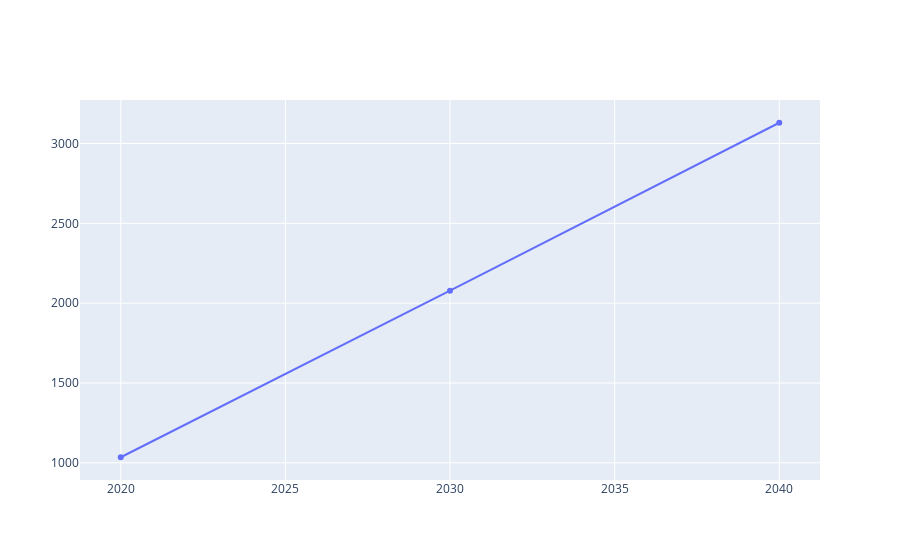

The code cell stored with this chart in its notebook:
### Code cell
fig = go.Figure()
fig.add_trace(go.Scatter(
    x=years,
    y=tmp[[f'emissions_{year + 2025}' for year in range(len(y_fit_central[5:]))]].cumsum(axis=1).values[0],
    mode='lines+markers',
    name=f'{heating_system} + {dhw_system}'
))

### Figure 1 — Plotly figure (JSON) as saved in the notebook; plotly's stock layout.template omitted (floating-point values rounded to 4 significant figures)
{"data": [{"mode": "lines+markers", "name": "Gasboiler + Gasboiler", "type": "scatter", "x": [2020, 2030, 2040], "y": [1035.0, 2078.0, 3130.0, 4190.0, 5257.0, 6332.0, 7413.0, 8501.0, 9596.0, 10700.0, 11800.0, 12910.0, 14030.0, 15150.0, 16280.0, 17410.0]}], "layout": {}}
